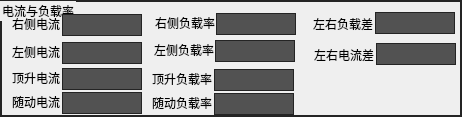
   <widget class="QGroupBox" name="groupBox_UpCameraInformation_3">
    <property name="geometry">
     <rect>
      <x>707</x>
      <y>725</y>
      <width>462</width>
      <height>117</height>
     </rect>
    </property>
    <property name="styleSheet">
     <string notr="true">QGroupBox {
  border: 1.5px solid rgb(36, 36, 36);
}</string>
    </property>
    <property name="title">
     <string>电流与负载率</string>
    </property>
    <widget class="QLabel" name="label_212">
     <property name="geometry">
      <rect>
       <x>12</x>
       <y>16</y>
       <width>48</width>
       <height>16</height>
      </rect>
     </property>
     <property name="text">
      <string>右侧电流</string>
     </property>
    </widget>
    <widget class="QLabel" name="labelEdit_RightCurrent_3">
     <property name="geometry">
      <rect>
       <x>62</x>
       <y>14</y>
       <width>80</width>
       <height>22</height>
      </rect>
     </property>
     <property name="styleSheet">
      <string notr="true">border: 1px solid rgb(36, 36, 36);        background: rgb(82, 82, 82);</string>
     </property>
     <property name="text">
      <string/>
     </property>
     <property name="alignment">
      <set>Qt::AlignCenter</set>
     </property>
    </widget>
    <widget class="QLabel" name="labelEdit_LeftCurrent_3">
     <property name="geometry">
      <rect>
       <x>62</x>
       <y>42</y>
       <width>80</width>
       <height>22</height>
      </rect>
     </property>
     <property name="styleSheet">
      <string notr="true">border: 1px solid rgb(36, 36, 36);        background: rgb(82, 82, 82);</string>
     </property>
     <property name="text">
      <string/>
     </property>
     <property name="alignment">
      <set>Qt::AlignCenter</set>
     </property>
    </widget>
    <widget class="QLabel" name="label_213">
     <property name="geometry">
      <rect>
       <x>12</x>
       <y>70</y>
       <width>48</width>
       <height>16</height>
      </rect>
     </property>
     <property name="text">
      <string>顶升电流</string>
     </property>
    </widget>
    <widget class="QLabel" name="labelEdit_LiftupCurrent_3">
     <property name="geometry">
      <rect>
       <x>62</x>
       <y>68</y>
       <width>80</width>
       <height>22</height>
      </rect>
     </property>
     <property name="styleSheet">
      <string notr="true">border: 1px solid rgb(36, 36, 36);        background: rgb(82, 82, 82);</string>
     </property>
     <property name="text">
      <string/>
     </property>
     <property name="alignment">
      <set>Qt::AlignCenter</set>
     </property>
    </widget>
    <widget class="QLabel" name="label_214">
     <property name="geometry">
      <rect>
       <x>12</x>
       <y>44</y>
       <width>48</width>
       <height>16</height>
      </rect>
     </property>
     <property name="text">
      <string>左侧电流</string>
     </property>
    </widget>
    <widget class="QLabel" name="label_215">
     <property name="geometry">
      <rect>
       <x>12</x>
       <y>94</y>
       <width>48</width>
       <height>16</height>
      </rect>
     </property>
     <property name="text">
      <string>随动电流</string>
     </property>
    </widget>
    <widget class="QLabel" name="labelEdit_LiftupCurrent_4">
     <property name="geometry">
      <rect>
       <x>62</x>
       <y>92</y>
       <width>80</width>
       <height>22</height>
      </rect>
     </property>
     <property name="styleSheet">
      <string notr="true">border: 1px solid rgb(36, 36, 36);        background: rgb(82, 82, 82);</string>
     </property>
     <property name="text">
      <string/>
     </property>
     <property name="alignment">
      <set>Qt::AlignCenter</set>
     </property>
    </widget>
    <widget class="QLabel" name="label_52">
     <property name="geometry">
      <rect>
       <x>154</x>
       <y>42</y>
       <width>60</width>
       <height>16</height>
      </rect>
     </property>
     <property name="text">
      <string>左侧负载率</string>
     </property>
    </widget>
    <widget class="QLabel" name="labelEdit_LiftupLoadRate_3">
     <property name="geometry">
      <rect>
       <x>214</x>
       <y>69</y>
       <width>80</width>
       <height>22</height>
      </rect>
     </property>
     <property name="styleSheet">
      <string notr="true">border: 1px solid rgb(36, 36, 36);        background: rgb(82, 82, 82);</string>
     </property>
     <property name="text">
      <string/>
     </property>
     <property name="alignment">
      <set>Qt::AlignCenter</set>
     </property>
    </widget>
    <widget class="QLabel" name="labelEdit_LeftLoadRate_3">
     <property name="geometry">
      <rect>
       <x>215</x>
       <y>40</y>
       <width>80</width>
       <height>22</height>
      </rect>
     </property>
     <property name="styleSheet">
      <string notr="true">border: 1px solid rgb(36, 36, 36);        background: rgb(82, 82, 82);</string>
     </property>
     <property name="text">
      <string/>
     </property>
     <property name="alignment">
      <set>Qt::AlignCenter</set>
     </property>
    </widget>
    <widget class="QLabel" name="label_78">
     <property name="geometry">
      <rect>
       <x>155</x>
       <y>15</y>
       <width>60</width>
       <height>16</height>
      </rect>
     </property>
     <property name="text">
      <string>右侧负载率</string>
     </property>
    </widget>
    <widget class="QLabel" name="labelEdit_RightLoadRate_3">
     <property name="geometry">
      <rect>
       <x>216</x>
       <y>13</y>
       <width>80</width>
       <height>22</height>
      </rect>
     </property>
     <property name="styleSheet">
      <string notr="true">border: 1px solid rgb(36, 36, 36);        background: rgb(82, 82, 82);</string>
     </property>
     <property name="text">
      <string/>
     </property>
     <property name="alignment">
      <set>Qt::AlignCenter</set>
     </property>
    </widget>
    <widget class="QLabel" name="label_79">
     <property name="geometry">
      <rect>
       <x>152</x>
       <y>71</y>
       <width>63</width>
       <height>16</height>
      </rect>
     </property>
     <property name="text">
      <string>顶升负载率</string>
     </property>
    </widget>
    <widget class="QLabel" name="label_83">
     <property name="geometry">
      <rect>
       <x>152</x>
       <y>95</y>
       <width>63</width>
       <height>16</height>
      </rect>
     </property>
     <property name="text">
      <string>随动负载率</string>
     </property>
    </widget>
    <widget class="QLabel" name="labelEdit_LiftupLoadRate_4">
     <property name="geometry">
      <rect>
       <x>214</x>
       <y>93</y>
       <width>80</width>
       <height>22</height>
      </rect>
     </property>
     <property name="styleSheet">
      <string notr="true">border: 1px solid rgb(36, 36, 36);        background: rgb(82, 82, 82);</string>
     </property>
     <property name="text">
      <string/>
     </property>
     <property name="alignment">
      <set>Qt::AlignCenter</set>
     </property>
    </widget>
    <widget class="QLabel" name="labelEdit_LeftRightLoadRate">
     <property name="geometry">
      <rect>
       <x>375</x>
       <y>12</y>
       <width>80</width>
       <height>22</height>
      </rect>
     </property>
     <property name="styleSheet">
      <string notr="true">border: 1px solid rgb(36, 36, 36);        background: rgb(82, 82, 82);</string>
     </property>
     <property name="text">
      <string/>
     </property>
     <property name="alignment">
      <set>Qt::AlignCenter</set>
     </property>
    </widget>
    <widget class="QLabel" name="label_61">
     <property name="geometry">
      <rect>
       <x>313</x>
       <y>16</y>
       <width>64</width>
       <height>16</height>
      </rect>
     </property>
     <property name="text">
      <string>左右负载差</string>
     </property>
    </widget>
    <widget class="QLabel" name="labelEdit_LeftRightLoadRate_3">
     <property name="geometry">
      <rect>
       <x>376</x>
       <y>43</y>
       <width>80</width>
       <height>22</height>
      </rect>
     </property>
     <property name="styleSheet">
      <string notr="true">border: 1px solid rgb(36, 36, 36);        background: rgb(82, 82, 82);</string>
     </property>
     <property name="text">
      <string/>
     </property>
     <property name="alignment">
      <set>Qt::AlignCenter</set>
     </property>
    </widget>
    <widget class="QLabel" name="label_86">
     <property name="geometry">
      <rect>
       <x>314</x>
       <y>47</y>
       <width>64</width>
       <height>16</height>
      </rect>
     </property>
     <property name="text">
      <string>左右电流差</string>
     </property>
    </widget>
   </widget>
